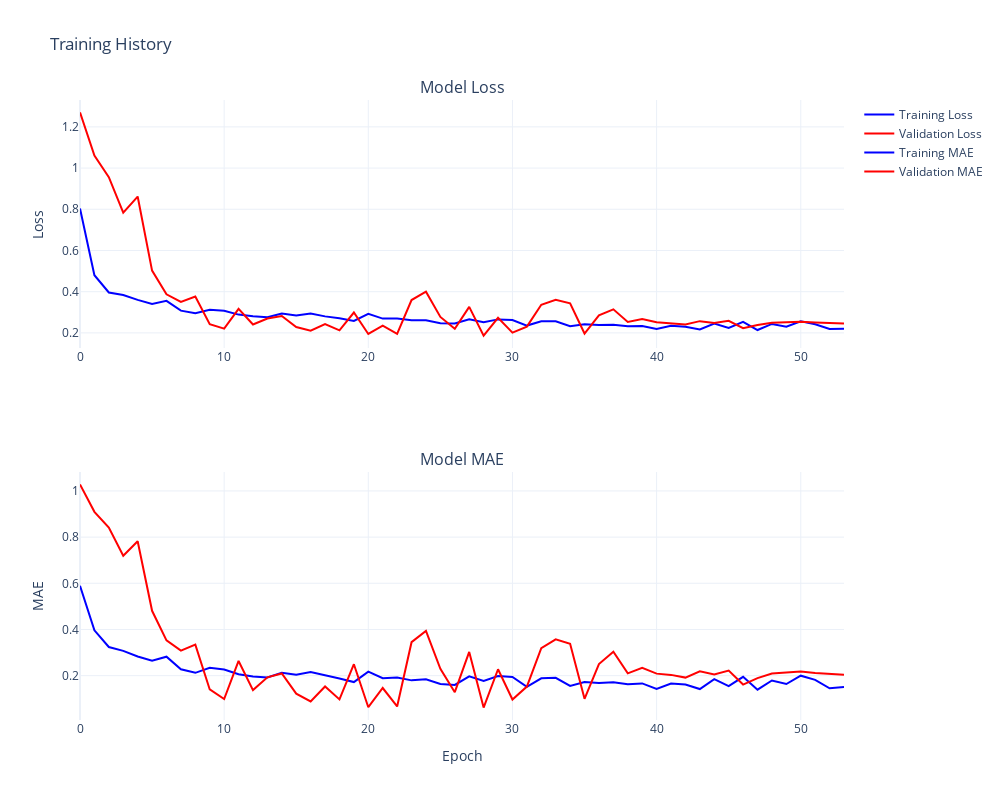
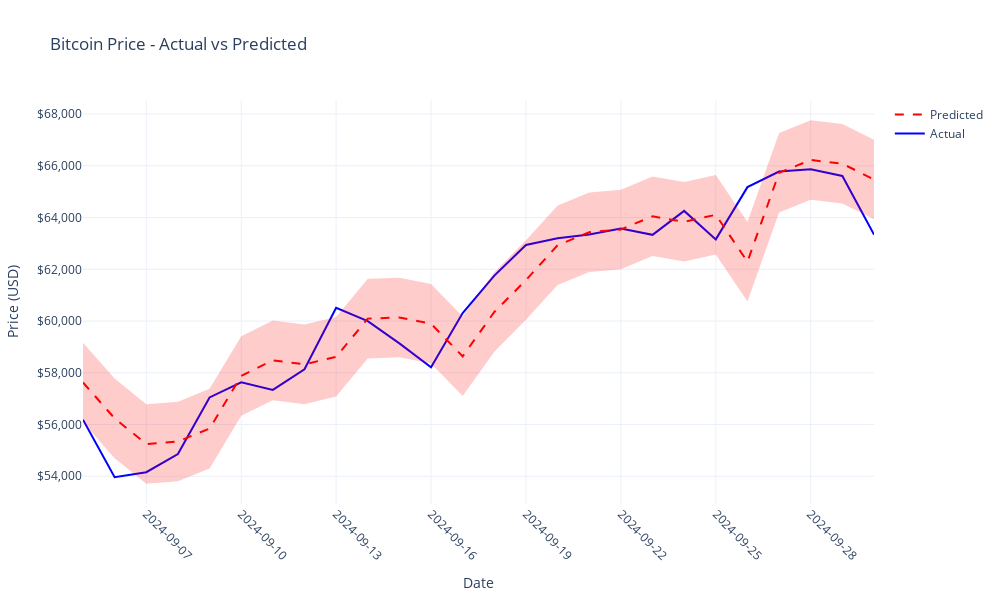

Notebook cell for these charts, in order:
### Markdown cell above
### LSTM

### Code cell
import json
from datetime import datetime
from model.lstm_model import FinancialLSTM
from preprocessing.lstm_model_preprocessor import LSTMDataPreprocessor
from preprocessing.model_preprocessor import FinancialDataPreprocessor


df = pd.read_csv(r"C:\Users\enesm\OneDrive\Masaüstü\tubitak\data\merged_data.csv")
df["Date"] = pd.to_datetime(df["Date"])


sequence_length = 20

data_preprocessor = FinancialDataPreprocessor(lookback_period=30)
lstm_preprocessor = LSTMDataPreprocessor(
    sequence_length=sequence_length,
    target_column="Price",
    feature_columns=[
        "Price",
        "High",
        "Low",
        "Vol.",
        "MA_7",
        "RSI",
        "MACD",
        "BB_middle",
        "Price_Momentum_1",
        "Price_Momentum_3",
    ],
)

preprocessed_data = data_preprocessor.prepare_data(
    df=df,
    train_start="2022-01-01",
    train_end="2024-08-15",  
    test_start="2024-08-16",
    test_end="2024-09-30",
)

lstm_data = lstm_preprocessor.prepare_lstm_data(preprocessed_data)

model = FinancialLSTM(
    sequence_length=sequence_length,
    epochs=150,
    batch_size=32,
    lstm_units=[128, 64, 32],
    dropout_rate=0.1,
)

metrics = model.train(lstm_data)
print("\nTraining metrics:", metrics)

predictions = model.predict(lstm_data["test"]["X"])
predictions = lstm_preprocessor.inverse_transform_predictions(predictions)

test_dates = preprocessed_data["test"]["Date"].values[
    sequence_length : len(predictions) + sequence_length
]
y_true = preprocessed_data["test"][lstm_preprocessor.target_column].values[
    sequence_length : len(predictions) + sequence_length
]

model.plot_predictions(test_dates, y_true, predictions.flatten())

eval_metrics = model.evaluate_predictions(y_true, predictions.flatten())
print("\nTest Set Performance Metrics:")
print(f"MAE: ${eval_metrics['mae']:,.2f}")
print(f"RMSE: ${eval_metrics['rmse']:,.2f}")
print(f"R2 Score: {eval_metrics['r2']:.4f}")
print(f"MAPE: {eval_metrics['mape']:.2f}%")


performance_log = {
    "timestamp": datetime.now().strftime("%Y-%m-%d %H:%M:%S"),
    "metrics": eval_metrics,
    "model_params": {
        "sequence_length": sequence_length,
        "lstm_units": [128, 64, 32],
        "dropout_rate": 0.1,
        "batch_size": 32,
        "epochs": 150,
    },
    "train_period": f"{preprocessed_data['train']['Date'].iloc[0]} to {preprocessed_data['train']['Date'].iloc[-1]}",
    "test_period": f"{preprocessed_data['test']['Date'].iloc[0]} to {preprocessed_data['test']['Date'].iloc[-1]}",
}

with open("model\lstm_performance_log.json", "w") as f:
    json.dump(performance_log, f, indent=4)

print("\nModel performance saved to 'model_performance_log.json'")

### Figure 1 — Plotly figure (JSON) as saved in the notebook; plotly's stock layout.template omitted (floating-point values rounded to 4 significant figures)
{"data": [{"line": {"color": "blue", "width": 2}, "name": "Training Loss", "type": "scatter", "xaxis": "x", "y": [0.804, 0.4798, 0.3962, 0.3841, 0.3603, 0.3407, 0.3554, 0.3082, 0.2957, 0.3121, 0.3073, 0.2888, 0.2812, 0.2762, 0.2939, 0.2842, 0.2941, 0.2802, 0.2716, 0.2582, 0.2926, 0.2695, 0.2703, 0.2612, 0.2618, 0.2474, 0.2457, 0.2666, 0.2519, 0.2656, 0.2626, 0.2356, 0.2567, 0.2562, 0.2325, 0.2424, 0.2383, 0.2394, 0.2328, 0.2339, 0.2187, 0.2348, 0.23, 0.2168, 0.2455, 0.2244, 0.2533, 0.2139, 0.2436, 0.2302, 0.2559, 0.2423, 0.2188, 0.2203], "yaxis": "y"}, {"line": {"color": "red", "width": 2}, "name": "Validation Loss", "type": "scatter", "xaxis": "x", "y": [1.27, 1.061, 0.9558, 0.7833, 0.8618, 0.5022, 0.3874, 0.3503, 0.3764, 0.2423, 0.2206, 0.3169, 0.2407, 0.2696, 0.2822, 0.2282, 0.2104, 0.2432, 0.2125, 0.2987, 0.1948, 0.2351, 0.1952, 0.3596, 0.3998, 0.2775, 0.2201, 0.3265, 0.1869, 0.273, 0.2014, 0.2303, 0.3367, 0.361, 0.3434, 0.1969, 0.2853, 0.3144, 0.2534, 0.2676, 0.2522, 0.2485, 0.2413, 0.2571, 0.2482, 0.2584, 0.2232, 0.2385, 0.2492, 0.2514, 0.2544, 0.2507, 0.248, 0.246], "yaxis": "y"}, {"line": {"color": "blue", "width": 2}, "name": "Training MAE", "type": "scatter", "xaxis": "x2", "y": [0.5892, 0.3962, 0.3242, 0.3074, 0.2828, 0.2651, 0.2822, 0.2275, 0.2123, 0.2344, 0.2268, 0.2063, 0.1964, 0.1918, 0.2131, 0.2044, 0.2157, 0.2024, 0.1878, 0.1722, 0.2176, 0.1887, 0.1925, 0.1796, 0.1847, 0.1643, 0.16, 0.1972, 0.1773, 0.1982, 0.1941, 0.1519, 0.1884, 0.1905, 0.1556, 0.1728, 0.1682, 0.1713, 0.1631, 0.1665, 0.1421, 0.1661, 0.1617, 0.142, 0.1846, 0.1548, 0.195, 0.1393, 0.1793, 0.1637, 0.1999, 0.1818, 0.1452, 0.1515], "yaxis": "y2"}, {"line": {"color": "red", "width": 2}, "name": "Validation MAE", "type": "scatter", "xaxis": "x2", "y": [1.028, 0.9095, 0.8413, 0.719, 0.7823, 0.4809, 0.353, 0.3087, 0.3346, 0.1403, 0.09856, 0.2637, 0.1376, 0.193, 0.2096, 0.122, 0.08854, 0.1531, 0.09719, 0.2495, 0.06339, 0.1466, 0.06685, 0.3451, 0.3936, 0.2296, 0.1286, 0.3027, 0.0617, 0.2278, 0.0966, 0.1526, 0.3192, 0.3576, 0.3379, 0.09992, 0.2502, 0.3035, 0.2099, 0.234, 0.2088, 0.2034, 0.1916, 0.219, 0.2056, 0.222, 0.1614, 0.1894, 0.2096, 0.2133, 0.2182, 0.212, 0.2077, 0.2041], "yaxis": "y2"}], "layout": {"annotations": [{"font": {"size": 16}, "showarrow": false, "text": "Model Loss", "x": 0.5, "xanchor": "center", "xref": "paper", "y": 1, "yanchor": "bottom", "yref": "paper"}, {"font": {"size": 16}, "showarrow": false, "text": "Model MAE", "x": 0.5, "xanchor": "center", "xref": "paper", "y": 0.4, "yanchor": "bottom", "yref": "paper"}], "height": 800, "showlegend": true, "title": {"text": "Training History"}, "width": 1000, "xaxis": {"anchor": "y", "domain": [0, 1]}, "xaxis2": {"anchor": "y2", "domain": [0, 1], "title": {"text": "Epoch"}}, "yaxis": {"anchor": "x", "domain": [0.6, 1], "title": {"text": "Loss"}}, "yaxis2": {"anchor": "x2", "domain": [0, 0.4], "title": {"text": "MAE"}}}}

### Figure 2 — Plotly figure (JSON) as saved in the notebook; plotly's stock layout.template omitted (floating-point values rounded to 4 significant figures)
{"data": [{"line": {"color": "blue", "width": 2}, "name": "Actual", "type": "scatter", "x": ["2024-09-05T00:00:00", "2024-09-06T00:00:00", "2024-09-07T00:00:00", "2024-09-08T00:00:00", "2024-09-09T00:00:00", "2024-09-10T00:00:00", "2024-09-11T00:00:00", "2024-09-12T00:00:00", "2024-09-13T00:00:00", "2024-09-14T00:00:00", "2024-09-15T00:00:00", "2024-09-16T00:00:00", "2024-09-17T00:00:00", "2024-09-18T00:00:00", "2024-09-19T00:00:00", "2024-09-20T00:00:00", "2024-09-21T00:00:00", "2024-09-22T00:00:00", "2024-09-23T00:00:00", "2024-09-24T00:00:00", "2024-09-25T00:00:00", "2024-09-26T00:00:00", "2024-09-27T00:00:00", "2024-09-28T00:00:00", "2024-09-29T00:00:00", "2024-09-30T00:00:00"], "y": [56180.0, 53970.0, 54160.0, 54860.0, 57050.0, 57635, 57340.0, 58130.0, 60510.0, 60000.0, 59140.0, 58210.0, 60310.0, 61760.0, 62940.0, 63200.0, 63350.0, 63570.0, 63330.0, 64260.0, 63160.0, 65180.0, 65780.0, 65870.0, 65610.0, 63340.0]}, {"line": {"color": "red", "dash": "dash", "width": 2}, "name": "Predicted", "type": "scatter", "x": ["2024-09-05T00:00:00", "2024-09-06T00:00:00", "2024-09-07T00:00:00", "2024-09-08T00:00:00", "2024-09-09T00:00:00", "2024-09-10T00:00:00", "2024-09-11T00:00:00", "2024-09-12T00:00:00", "2024-09-13T00:00:00", "2024-09-14T00:00:00", "2024-09-15T00:00:00", "2024-09-16T00:00:00", "2024-09-17T00:00:00", "2024-09-18T00:00:00", "2024-09-19T00:00:00", "2024-09-20T00:00:00", "2024-09-21T00:00:00", "2024-09-22T00:00:00", "2024-09-23T00:00:00", "2024-09-24T00:00:00", "2024-09-25T00:00:00", "2024-09-26T00:00:00", "2024-09-27T00:00:00", "2024-09-28T00:00:00", "2024-09-29T00:00:00", "2024-09-30T00:00:00"], "y": [57630.0, 56240.0, 55250.0, 55350.0, 55840.0, 57880.0, 58480.0, 58330.0, 58620.0, 60090.0, 60140.0, 59900.0, 58640.0, 60350.0, 61580.0, 62930.0, 63430.0, 63540.0, 64050.0, 63840.0, 64110.0, 62290.0, 65730.0, 66230.0, 66080.0, 65470.0]}, {"line": {"color": "rgba(255,0,0,0)"}, "mode": "lines", "showlegend": false, "type": "scatter", "x": ["2024-09-05T00:00:00", "2024-09-06T00:00:00", "2024-09-07T00:00:00", "2024-09-08T00:00:00", "2024-09-09T00:00:00", "2024-09-10T00:00:00", "2024-09-11T00:00:00", "2024-09-12T00:00:00", "2024-09-13T00:00:00", "2024-09-14T00:00:00", "2024-09-15T00:00:00", "2024-09-16T00:00:00", "2024-09-17T00:00:00", "2024-09-18T00:00:00", "2024-09-19T00:00:00", "2024-09-20T00:00:00", "2024-09-21T00:00:00", "2024-09-22T00:00:00", "2024-09-23T00:00:00", "2024-09-24T00:00:00", "2024-09-25T00:00:00", "2024-09-26T00:00:00", "2024-09-27T00:00:00", "2024-09-28T00:00:00", "2024-09-29T00:00:00", "2024-09-30T00:00:00"], "y": [59160.0, 57780.0, 56780.0, 56880.0, 57380.0, 59420.0, 60020.0, 59860.0, 60150.0, 61630.0, 61680.0, 61430.0, 60170.0, 61890.0, 63120.0, 64470.0, 64970.0, 65080.0, 65580.0, 65380.0, 65640.0, 63830.0, 67270.0, 67760.0, 67620.0, 67010.0]}, {"fill": "tonexty", "fillcolor": "rgba(255,0,0,0.2)", "line": {"color": "rgba(255,0,0,0)"}, "mode": "lines", "showlegend": false, "type": "scatter", "x": ["2024-09-05T00:00:00", "2024-09-06T00:00:00", "2024-09-07T00:00:00", "2024-09-08T00:00:00", "2024-09-09T00:00:00", "2024-09-10T00:00:00", "2024-09-11T00:00:00", "2024-09-12T00:00:00", "2024-09-13T00:00:00", "2024-09-14T00:00:00", "2024-09-15T00:00:00", "2024-09-16T00:00:00", "2024-09-17T00:00:00", "2024-09-18T00:00:00", "2024-09-19T00:00:00", "2024-09-20T00:00:00", "2024-09-21T00:00:00", "2024-09-22T00:00:00", "2024-09-23T00:00:00", "2024-09-24T00:00:00", "2024-09-25T00:00:00", "2024-09-26T00:00:00", "2024-09-27T00:00:00", "2024-09-28T00:00:00", "2024-09-29T00:00:00", "2024-09-30T00:00:00"], "y": [56090.0, 54700.0, 53710.0, 53810.0, 54310.0, 56340.0, 56940.0, 56790.0, 57080.0, 58560.0, 58600.0, 58360.0, 57100.0, 58810.0, 60050.0, 61390.0, 61900.0, 62000.0, 62510.0, 62300.0, 62570.0, 60750.0, 64200.0, 64690.0, 64540.0, 63930.0]}], "layout": {"height": 600, "hovermode": "x unified", "showlegend": true, "title": {"text": "Bitcoin Price - Actual vs Predicted"}, "width": 1000, "xaxis": {"tickangle": 45, "tickformat": "%Y-%m-%d", "title": {"text": "Date"}}, "yaxis": {"tickformat": "$,.0f", "title": {"text": "Price (USD)"}}}}
